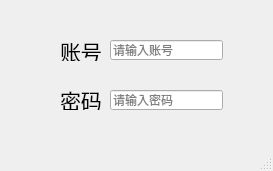
<?xml version="1.0" encoding="UTF-8"?>
<ui version="4.0">
 <class>MainWindow</class>
 <widget class="QMainWindow" name="MainWindow">
  <property name="geometry">
   <rect>
    <x>0</x>
    <y>0</y>
    <width>273</width>
    <height>171</height>
   </rect>
  </property>
  <property name="windowTitle">
   <string>QLineEdit单行文本框</string>
  </property>
  <widget class="QWidget" name="centralwidget">
   <widget class="QLabel" name="label">
    <property name="geometry">
     <rect>
      <x>60</x>
      <y>40</y>
      <width>54</width>
      <height>21</height>
     </rect>
    </property>
    <property name="font">
     <font>
      <pointsize>16</pointsize>
     </font>
    </property>
    <property name="text">
     <string>账号</string>
    </property>
   </widget>
   <widget class="QLabel" name="label_2">
    <property name="geometry">
     <rect>
      <x>60</x>
      <y>90</y>
      <width>54</width>
      <height>20</height>
     </rect>
    </property>
    <property name="font">
     <font>
      <pointsize>16</pointsize>
     </font>
    </property>
    <property name="text">
     <string>密码</string>
    </property>
   </widget>
   <widget class="QLineEdit" name="lineEdit">
    <property name="geometry">
     <rect>
      <x>110</x>
      <y>40</y>
      <width>113</width>
      <height>20</height>
     </rect>
    </property>
    <property name="placeholderText">
     <string>请输入账号</string>
    </property>
   </widget>
   <widget class="QLineEdit" name="lineEdit_2">
    <property name="geometry">
     <rect>
      <x>110</x>
      <y>90</y>
      <width>113</width>
      <height>20</height>
     </rect>
    </property>
    <property name="echoMode">
     <enum>QLineEdit::Password</enum>
    </property>
    <property name="placeholderText">
     <string>请输入密码</string>
    </property>
   </widget>
  </widget>
  <widget class="QMenuBar" name="menubar">
   <property name="geometry">
    <rect>
     <x>0</x>
     <y>0</y>
     <width>273</width>
     <height>23</height>
    </rect>
   </property>
  </widget>
  <widget class="QStatusBar" name="statusbar"/>
 </widget>
 <resources/>
 <connections/>
</ui>
